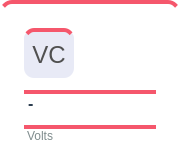
            <widget class="QFrame" name="pendingRequestsFrame_2">
             <property name="sizePolicy">
              <sizepolicy hsizetype="Preferred" vsizetype="Minimum">
               <horstretch>0</horstretch>
               <verstretch>0</verstretch>
              </sizepolicy>
             </property>
             <property name="minimumSize">
              <size>
               <width>80</width>
               <height>80</height>
              </size>
             </property>
             <property name="maximumSize">
              <size>
               <width>180</width>
               <height>160</height>
              </size>
             </property>
             <property name="styleSheet">
              <string notr="true">background-color: white;
border-radius: 12px;
border-top: 4px solid #f5576c;  /* same color as Edit Profile button */
</string>
             </property>
             <property name="frameShape">
              <enum>QFrame::Shape::StyledPanel</enum>
             </property>
             <layout class="QVBoxLayout" name="pendingRequestsLayout_2">
              <property name="spacing">
               <number>12</number>
              </property>
              <property name="leftMargin">
               <number>24</number>
              </property>
              <property name="topMargin">
               <number>24</number>
              </property>
              <property name="rightMargin">
               <number>24</number>
              </property>
              <property name="bottomMargin">
               <number>14</number>
              </property>
              <item>
               <widget class="QLabel" name="labelIconVc">
                <property name="minimumSize">
                 <size>
                  <width>50</width>
                  <height>50</height>
                 </size>
                </property>
                <property name="maximumSize">
                 <size>
                  <width>50</width>
                  <height>50</height>
                 </size>
                </property>
                <property name="styleSheet">
                 <string notr="true">background-color: #e8eaf6; border-radius: 10px; font-size: 24px; color: rgb(80, 80, 80);
font: 700 14pt &quot;Rockwell&quot;;</string>
                </property>
                <property name="text">
                 <string>VC</string>
                </property>
                <property name="alignment">
                 <set>Qt::AlignmentFlag::AlignCenter</set>
                </property>
               </widget>
              </item>
              <item>
               <widget class="QLabel" name="labelOutputVc">
                <property name="styleSheet">
                 <string notr="true">font-size: 16px; font-weight: bold; color: #2c3e50; background: transparent;</string>
                </property>
                <property name="text">
                 <string>-</string>
                </property>
               </widget>
              </item>
              <item>
               <widget class="QLabel" name="labelVolts2">
                <property name="styleSheet">
                 <string notr="true">font-size: 12px; color: #7f8c8d; background: transparent;</string>
                </property>
                <property name="text">
                 <string>Volts</string>
                </property>
               </widget>
              </item>
             </layout>
            </widget>
